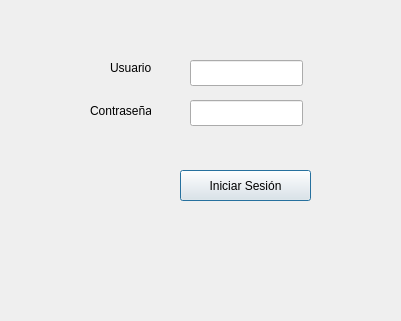
<?xml version="1.0" encoding="UTF-8"?>
<ui version="4.0">
 <class>Dialog</class>
 <widget class="QDialog" name="Dialog">
  <property name="windowTitle">
   <string>Dialog</string>
  </property>
  <property name="windowIcon">
   <iconset>
    <normaloff>../../Pictures/Escarpines Jugando.png</normaloff>../../Pictures/Escarpines Jugando.png</iconset>
  </property>
  <widget class="QLineEdit" name="input_user">
   <property name="geometry">
    <rect>
     <x>190</x>
     <y>60</y>
     <width>113</width>
     <height>26</height>
    </rect>
   </property>
  </widget>
  <widget class="QLineEdit" name="input_password">
   <property name="geometry">
    <rect>
     <x>190</x>
     <y>100</y>
     <width>113</width>
     <height>26</height>
    </rect>
   </property>
  </widget>
  <widget class="QLabel" name="label">
   <property name="geometry">
    <rect>
     <x>110</x>
     <y>60</y>
     <width>49</width>
     <height>16</height>
    </rect>
   </property>
   <property name="text">
    <string>Usuario</string>
   </property>
  </widget>
  <widget class="QLabel" name="label_2">
   <property name="geometry">
    <rect>
     <x>90</x>
     <y>100</y>
     <width>61</width>
     <height>21</height>
    </rect>
   </property>
   <property name="text">
    <string>Contraseña</string>
   </property>
  </widget>
  <widget class="QPushButton" name="btn_login">
   <property name="geometry">
    <rect>
     <x>180</x>
     <y>170</y>
     <width>131</width>
     <height>31</height>
    </rect>
   </property>
   <property name="text">
    <string>Iniciar Sesión</string>
   </property>
  </widget>
  <widget class="QLabel" name="label_resultado">
   <property name="geometry">
    <rect>
     <x>90</x>
     <y>220</y>
     <width>221</width>
     <height>41</height>
    </rect>
   </property>
   <property name="text">
    <string/>
   </property>
  </widget>
 </widget>
 <resources/>
 <connections/>
</ui>
